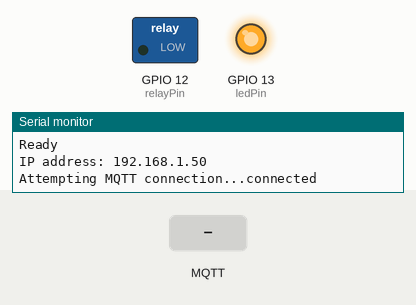
A sketch run on a simulated ESP8266 (NodeMCU). On the bench: switched loads named in the sketch (green lamp = pin HIGH), output pins drawn as LEDs (lit = HIGH), the last lines printed to the serial monitor. The inputs (shaded band) are chosen by the test bench. WiFi joins after 1.5 s; servers stay silent unless stated; no MQTT or app messages arrive unless stated.

Above: at 2.7 s.
2.8 s: MQTT message "1" arrives on the first subscribed topic
At 3.3 s:
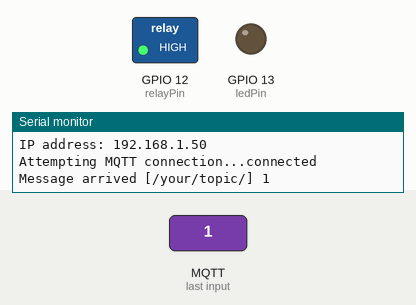
4.3 s: MQTT message "0" arrives on the first subscribed topic
At 5.6 s:
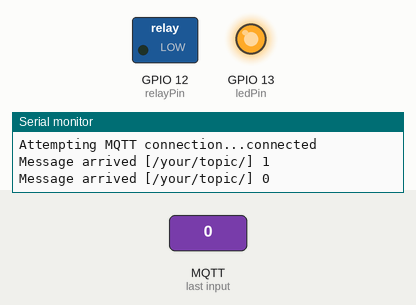
Timing chart, 0 to 7.3 s (numbered marks = the images above; inputs shaded):
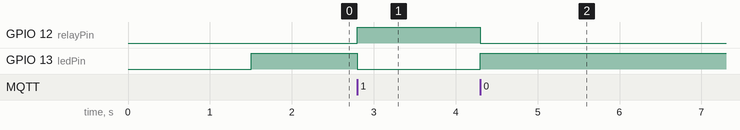

Measured:
- after the input at 2.8 s, GPIO 12 (relayPin): LOW → HIGH at once; GPIO 13 (ledPin): HIGH → LOW at once
- after the input at 4.3 s, GPIO 12 (relayPin): HIGH → LOW at once; GPIO 13 (ledPin): LOW → HIGH at once

The sketch:

SonOff_OTA_Relay_Dec03a.ino
```cpp
/*
 * Simple example MQTT client to run on the Itead Studio Sonoff with OTA
 * update support. Subscribes to a topic and watches for a message of
 * either "0" (turn off LED and relay) or "1" (turn on LED and relay)
 *
 * For more information see:
 *   http://www.superhouse.tv/17-home-automation-control-with-sonoff-arduino-openhab-and-mqtt/
 */

#include <ESP8266WiFi.h>
#include <ESP8266mDNS.h>
#include <WiFiUdp.h>
#include <ArduinoOTA.h>
#include <PubSubClient.h>

/* WiFi Settings */
const char* ssid     = "Your ssid";
const char* password = "Your ssid password";

/* Sonoff Outputs */
const int relayPin = 12;  // Active high
const int ledPin   = 13;  // Active low


/* MQTT Settings */
const char* mqttTopic = "/your/topic/";   // MQTT topic
IPAddress broker(192,168,128,234);          // Address of the MQTT broker
#define CLIENT_ID "client-sonoff1"         // Client ID to send to the broker

/**
 * MQTT callback to process messages
 */
void callback(char* topic, byte* payload, unsigned int length) {
  Serial.print("Message arrived [");
  Serial.print(topic);
  Serial.print("] ");
  for (int i=0;i<length;i++) {
    Serial.print((char)payload[i]);
  }
  Serial.println();

  // Examine only the first character of the message
  if(payload[0] == 49)              // Message "1" in ASCII (turn outputs ON)
  {
    digitalWrite(ledPin, LOW);      // LED is active-low, so this turns it on
    digitalWrite(relayPin, HIGH);

  } else if(payload[0] == 48)       // Message "0" in ASCII (turn outputs OFF)
  {
    digitalWrite(ledPin, HIGH);     // LED is active-low, so this turns it off
    digitalWrite(relayPin, LOW);

  } else {
    Serial.println("Unknown value");
  }

}


WiFiClient wificlient;
PubSubClient client(wificlient);

/**
 * Attempt connection to MQTT broker and subscribe to command topic
 */
void reconnect() {
  // Loop until we're reconnected
  while (!client.connected()) {
    Serial.print("Attempting MQTT connection...");
    // Attempt to connect
    if (client.connect(CLIENT_ID)) {
      Serial.println("connected");
      client.subscribe(mqttTopic);
    } else {
      Serial.print("failed, rc=");
      Serial.print(client.state());
      Serial.println(" try again in 5 seconds");
      // Wait 5 seconds before retrying
      delay(5000);
    }
  }
}

/**
 * Setup
 */
void setup() {
  Serial.begin(115200);
  Serial.println("Booting");
  WiFi.mode(WIFI_STA);
  WiFi.begin(ssid, password);
  Serial.println("WiFi begun");
  while (WiFi.waitForConnectResult() != WL_CONNECTED) {
    Serial.println("Connection Failed! Rebooting...");
    delay(5000);
    ESP.restart();
  }
  Serial.println("Proceeding");

  // Port defaults to 8266
  // ArduinoOTA.setPort(8266);

  // Hostname defaults to esp8266-[ChipID]
  // ArduinoOTA.setHostname("myesp8266");

  // No authentication by default
  // ArduinoOTA.setPassword((const char *)"123");

  ArduinoOTA.onStart([]() {
    Serial.println("Start");
  });
  ArduinoOTA.onEnd([]() {
    Serial.println("\nEnd");
  });
  ArduinoOTA.onProgress([](unsigned int progress, unsigned int total) {
    Serial.printf("Progress: %u%%\r", (progress / (total / 100)));
  });
  ArduinoOTA.onError([](ota_error_t error) {
    Serial.printf("Error[%u]: ", error);
    if      (error == OTA_AUTH_ERROR   ) Serial.println("Auth Failed");
    else if (error == OTA_BEGIN_ERROR  ) Serial.println("Begin Failed");
    else if (error == OTA_CONNECT_ERROR) Serial.println("Connect Failed");
    else if (error == OTA_RECEIVE_ERROR) Serial.println("Receive Failed");
    else if (error == OTA_END_ERROR    ) Serial.println("End Failed");
  });
  ArduinoOTA.begin();
  Serial.println("Ready");
  Serial.print("IP address: ");
  Serial.println(WiFi.localIP());

  /* Set up the outputs. LED is active-low */
  pinMode(ledPin, OUTPUT);
  pinMode(relayPin, OUTPUT);
  digitalWrite(ledPin, HIGH);
  digitalWrite(relayPin, LOW);

  /* Prepare MQTT client */
  client.setServer(broker, 1883);
  client.setCallback(callback);
}

/**
 * Main
 */
void loop() {
  ArduinoOTA.handle();
  if (WiFi.status() != WL_CONNECTED)
  {
    Serial.print("Connecting to ");
    Serial.print(ssid);
    Serial.println("...");
    WiFi.begin(ssid, password);

    if (WiFi.waitForConnectResult() != WL_CONNECTED)
      return;
    Serial.println("WiFi connected");
  }

  if (WiFi.status() == WL_CONNECTED) {
    if (!client.connected()) {
      reconnect();
    }
  }

  if (client.connected())
  {
    client.loop();
  }
}
```
